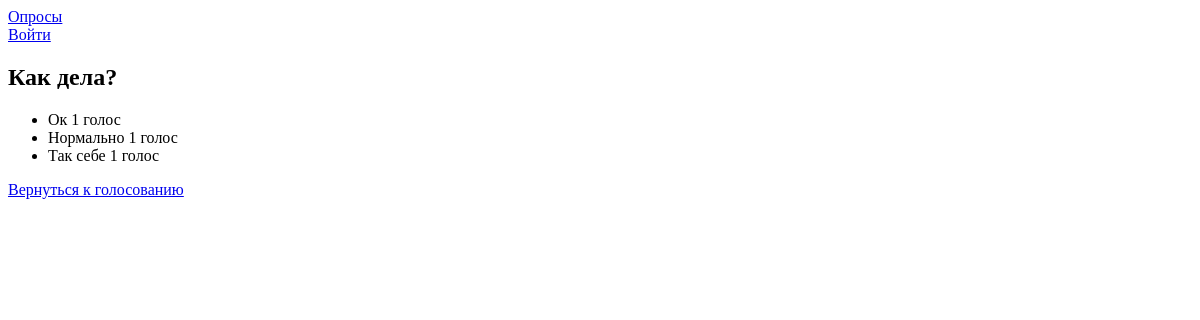
Page /polls/8/results/ on the earlier database version.
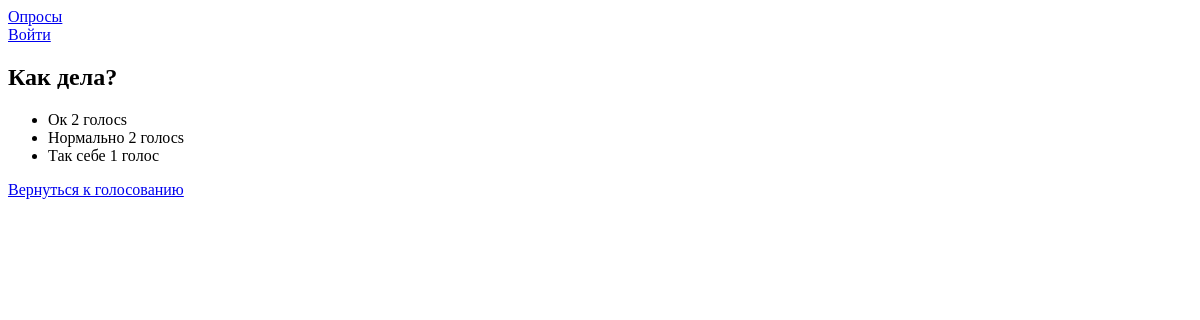
Same page on the later database version.
### polls/models.py (models this page shows, shortened)
class Question(models.Model):
    question_text = models.CharField(max_length=200)
    pub_date = models.DateTimeField('date published')

class Choice(models.Model):
    question = models.ForeignKey(Question, on_delete=models.CASCADE)
    choice_text = models.CharField(max_length=200)
    votes = models.IntegerField(default=0)

### polls/views.py (the view)
# urls.py: path('<int:pk>/results/', views.ResultsView.as_view(), name='results'),
class ResultsView(generic.DetailView):
    model = Question
    template_name = 'polls/results.html'

### polls/templates/polls/results.html (shortened to what this page needs)
{% extends "polls/base_generic.html" %}
{% block content %}
<h2 class="mb-4">{{ question.question_text }}</h2>
<ul class="list-group mb-4">
    {% for choice in question.choice_set.all %}
        <li class="list-group-item d-flex justify-content-between">
            <span>{{ choice.choice_text }}</span>
            <span class="badge bg-primary">
                {{ choice.votes }} голос{{ choice.votes|pluralize }}
            </span>
        </li>
    {% endfor %}
</ul>
<a href="{% url 'polls:detail' question.id %}" class="btn btn-secondary">
    Вернуться к голосованию
</a>
{% endblock %}

### polls/templates/polls/base_generic.html (shortened to what this page needs)
<!DOCTYPE html>
<html lang="ru">
<head>
    {% load static %}
</head>
<body class="bg-light">
<nav class="navbar navbar-expand-lg navbar-dark bg-dark mb-4">
    <div class="container">
        <a class="navbar-brand" href="{% url 'polls:index' %}">Опросы</a>
        <div class="d-flex">
            {% if user.is_authenticated %}
                <a href="{% url 'polls:profile' %}" class="btn btn-outline-light btn-sm me-2">
                    Профиль
                </a>
                <a href="{% url 'polls:logout' %}" class="btn btn-outline-warning btn-sm">
                    Выйти
                </a>
            {% else %}
                <a href="{% url 'login' %}" class="btn btn-outline-light btn-sm">
                    Войти
                </a>
            {% endif %}
        </div>
    </div>
</nav>
<div class="container">
    {% block content %}
    {% endblock %}
</div>
</body>
</html>

Differences in the rows shown:
changed Choice "Ок": votes "1" → "2"
changed Choice "Нормально": votes "1" → "2"
